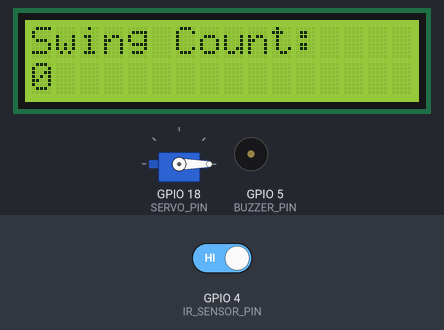
A sketch run on a simulated ESP32. Shown: servo, 16×2 character LCD, buzzer (waves = sounding, pin HIGH). Inputs (shaded band) come from the test bench; at power-on: GPIO 4 (IR_SENSOR_PIN) HIGH. What the sketch prints to the serial monitor is not drawn.

Above: at 1.2 s.
1.3 s: GPIO 4 (IR_SENSOR_PIN) driven LOW
At 2.1 s:
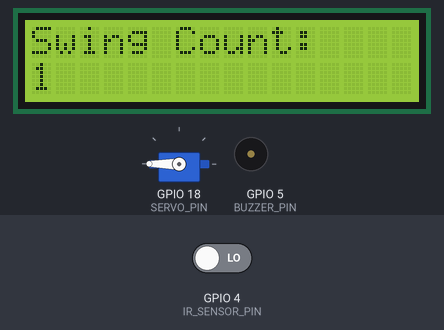
Timing chart, 0 to 4.3 s (numbered marks = the images above; inputs shaded):
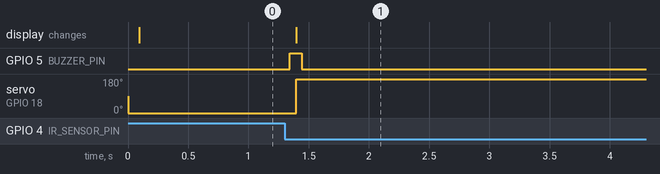

Measured:
- after the input at 1.3 s, GPIO 5 (BUZZER_PIN): LOW → HIGH at once, → LOW 0.10 s later; servo on GPIO 18 (SERVO_PIN): 0° → 180° after 0.10 s; the display: changes after 0.10 s (image 1)

The sketch:

pdm_ir.ino
```cpp
#include <Arduino.h>
#include <ESP32Servo.h>
#include <Wire.h>
#include <LiquidCrystal_I2C.h>
#include <freertos/FreeRTOS.h>
#include <freertos/task.h>

// ====== Hardware Pins ======
#define IR_SENSOR_PIN 4
#define BUZZER_PIN 5
#define SERVO_PIN 18

// ====== Task Handles ======
TaskHandle_t sensorTaskHandle = NULL;
TaskHandle_t buzzerTaskHandle = NULL;
TaskHandle_t servoTaskHandle = NULL;
TaskHandle_t lcdTaskHandle = NULL;

// ====== Servo ======
Servo myServo;

// ====== LCD ======
LiquidCrystal_I2C lcd(0x27, 16, 2); // adjust address if needed

// ====== Global Flags & Counters ======
volatile int detectionCount = 0;    // raw IR detections
volatile int swingCounter = 0;      // full swings
volatile bool servoPosFlag = false; // false = safe side 1, true = safe side 2
volatile bool buzzerFlag = false;   // trigger buzzer

// ====== Task 1: IR Sensor Detection ======
void sensorTask(void *pvParameters) {
  pinMode(IR_SENSOR_PIN, INPUT_PULLUP);
  Serial.println("Sensor Task Started...");

  while (1) {
    if (digitalRead(IR_SENSOR_PIN) == LOW) {
      detectionCount++;
      Serial.println(detectionCount);

      // Set buzzer and servo flags
      buzzerFlag = true;
      servoPosFlag = !servoPosFlag;

      // Every 2 detections = 1 full swing
      // if (detectionCount % 2 == 0) {
        swingCounter++;
        if (swingCounter > 25) swingCounter = 0; // reset after 25
        Serial.print("Full Swing Count: ");
        Serial.println(swingCounter);
      // }

      // Wait until pendulum leaves sensor
      while (digitalRead(IR_SENSOR_PIN) == LOW) {
        vTaskDelay(pdMS_TO_TICKS(10));
      }
    }
    vTaskDelay(pdMS_TO_TICKS(50)); // check every 50ms
  }
}

// ====== Task 2: Buzzer ======
void buzzerTask(void *pvParameters) {
  pinMode(BUZZER_PIN, OUTPUT);

  while (1) {
    if (buzzerFlag) {
      digitalWrite(BUZZER_PIN, HIGH);
      vTaskDelay(pdMS_TO_TICKS(100));
      digitalWrite(BUZZER_PIN, LOW);
      buzzerFlag = false; // reset flag
    }
    vTaskDelay(pdMS_TO_TICKS(10));
  }
}

// ====== Task 3: Servo Motion ======
void servoTask(void *pvParameters) {
  myServo.attach(SERVO_PIN);
  myServo.write(0); // initial safe angle

  while (1) {
    if (servoPosFlag) {
      myServo.write(180); // move to safe side 2
    } else {
      myServo.write(0); // move to safe side 1
    }
    vTaskDelay(pdMS_TO_TICKS(50)); // small delay
  }
}

// ====== Task 4: LCD Update ======
void lcdTask(void *pvParameters) {
  lcd.init();
  lcd.backlight();
  lcd.clear();
  lcd.setCursor(0, 0);
  lcd.print("Swing Count:");

  while (1) {
    lcd.setCursor(0, 1);
    lcd.print("                "); // clear previous number
    lcd.setCursor(0, 1);
    lcd.print(swingCounter);     // display current swing count
    vTaskDelay(pdMS_TO_TICKS(200)); // update every 200ms
  }
}

// ====== Setup ======
void setup() {
  Serial.begin(115200);
  Serial.println("Pendulum Detection System Starting...");

  myServo.attach(SERVO_PIN);

  // Create FreeRTOS tasks
  xTaskCreatePinnedToCore(sensorTask, "Sensor Task", 2048, NULL, 1, &sensorTaskHandle, 1);
  xTaskCreatePinnedToCore(buzzerTask, "Buzzer Task", 1024, NULL, 1, &buzzerTaskHandle, 0);
  xTaskCreatePinnedToCore(servoTask, "Servo Task", 2048, NULL, 1, &servoTaskHandle, 1);
  xTaskCreatePinnedToCore(lcdTask, "LCD Task", 2048, NULL, 1, &lcdTaskHandle, 1);
}

// ====== Loop ======
void loop() {
  // Empty, FreeRTOS tasks handle everything
}
```
